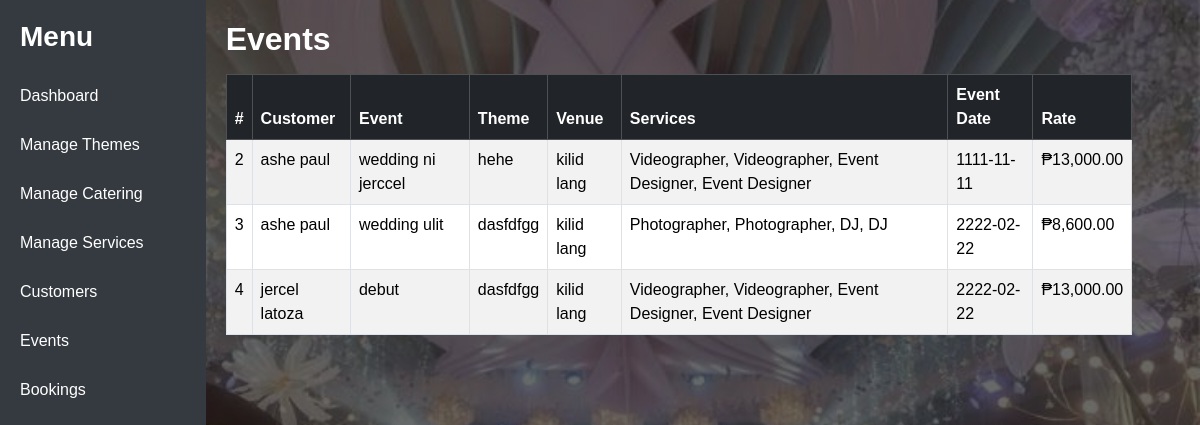
Page /php/events.php on the committed database.
### tables this page shows
CREATE TABLE `events` (
  `event_id` int(11) NOT NULL,
  `customer_id` int(11) NOT NULL,
  `event_name` varchar(100) NOT NULL,
  `event_date` date NOT NULL,
  `event_time` time NOT NULL,
  `venue_id` int(11) DEFAULT NULL,
  `theme_id` int(11) DEFAULT NULL,
  `status` enum('pending','confirmed','completed','cancelled') DEFAULT 'pending',
  `created_at` timestamp NOT NULL DEFAULT current_timestamp()
);

CREATE TABLE `users` (
  `user_id` int(11) NOT NULL,
  `full_name` varchar(100) NOT NULL,
  `email` varchar(100) NOT NULL,
  `password` varchar(255) NOT NULL,
  `role` enum('customer','admin','staff') NOT NULL,
  `contact_number` varchar(20) DEFAULT NULL,
  `created_at` timestamp NOT NULL DEFAULT current_timestamp(),
  `status` enum('active','inactive') DEFAULT 'active'
);

CREATE TABLE `themes` (
  `theme_id` int(11) NOT NULL,
  `theme_name` varchar(100) NOT NULL,
  `category` varchar(100) DEFAULT NULL,
  `description` text DEFAULT NULL,
  `price` decimal(10,2) NOT NULL
);

CREATE TABLE `venues` (
  `venue_id` int(11) NOT NULL,
  `venue_name` varchar(100) NOT NULL,
  `location` varchar(255) DEFAULT NULL,
  `capacity` int(11) DEFAULT NULL,
  `price` decimal(10,2) NOT NULL
);

### php/events.php (the view, shortened to what this page needs)
<?php
$conn = new PDO("mysql:host=localhost;dbname=event_management", "root", "");
$conn->setAttribute(PDO::ATTR_ERRMODE, PDO::ERRMODE_EXCEPTION);
$sql = "
    SELECT
    e.event_id,
    e.event_name,
    u.full_name AS customer,
    t.theme_name,
    v2.venue_name,
    e.event_date,
    GROUP_CONCAT(s.service_name SEPARATOR ', ') AS services,
    SUM(bd.rate) AS total_rate
    FROM events e
    JOIN users u ON e.customer_id = u.user_id
    LEFT JOIN themes t ON e.theme_id = t.theme_id
    LEFT JOIN venues v2 ON e.venue_id = v2.venue_id
    LEFT JOIN event_services es ON e.event_id = es.event_id
    LEFT JOIN services s ON es.service_id = s.service_id
    LEFT JOIN booking_details bd ON e.event_id = bd.event_id
    WHERE e.status = 'Confirmed'
    GROUP BY e.event_id
    ORDER BY e.event_date ASC;
";
$events = $conn->query($sql)->fetchAll(PDO::FETCH_ASSOC);
?>
<!DOCTYPE html>
<html lang="en">
<head>
    <link rel="stylesheet" href="../bootstrap/bootstrap.css">
</head>
<body>
    <div class="sidebar">
        <h3>Menu</h3>
        <a href="admin_dashboard.php">Dashboard</a>
        <a href="themes.php">Manage Themes</a>
        <a href="catering.php">Manage Catering</a>
        <a href="services.php">Manage Services</a>
        <a href="customers.php">Customers</a>
        <a href="events.php">Events</a>
        <a href="bookings.php">Bookings</a>
    </div>
    <div class="container">
        <h2>Events</h2>
        <table class="table table-striped table-bordered mt-3">
            <thead class="table-dark">
                <tr>
                    <th>#</th>
                    <th>Customer</th>
                    <th>Event</th>
                    <th>Theme</th>
                    <th>Venue</th>
                    <th>Services</th>
                    <th>Event Date</th>
                    <th>Rate</th>
                </tr>
            </thead>
            <tbody>
                <?php foreach($events as $event): ?>
                <tr>
                    <td><?= htmlspecialchars($event['event_id']) ?></td>
                    <td><?= htmlspecialchars($event['customer']) ?></td>
                    <td><?= htmlspecialchars($event['event_name']) ?></td>
                    <td><?= htmlspecialchars($event['theme_name'] ?? '-') ?></td>
                    <td><?= htmlspecialchars($event['venue_name'] ?? '-') ?></td>
                    <td><?= htmlspecialchars($event['services'] ?? '-') ?></td>
                    <td><?= htmlspecialchars($event['event_date']) ?></td>
                    <td>₱<?= number_format($event['total_rate'], 2) ?></td>
                </tr>
                <?php endforeach; ?>
            </tbody>
        </table>
    </div>
</body>
</html>

### php/events.php (style rules this page uses)
body { font-family: Arial; display: flex; background: linear-gradient(to left, rgba(6,6,6,0.6), rgba(6,6,6,0.6)), url('../img/hompage.jpeg') no-repeat center center; background-size: cover; }
.sidebar { width: 250px; background: #343a40; color: white; padding-top: 20px; height: 100vh; }
.sidebar h3 { color: white; padding-left: 20px; margin-bottom: 20px; font-weight: bolder; }
.sidebar a { display: block; color: white; padding: 10px 20px; margin-bottom: 5px; border-radius: 5px; text-decoration: none; }
.container { padding: 20px; }
.container h2 { color:white; font-weight:bolder; }
.table { width: 95%; }

### rows in the picture
events: event_id "2", customer.full_name "ashe paul", event_name "wedding ni jerccel", theme.theme_name "hehe", venue.venue_name "kilid lang", services "Videographer, Videographer, Event Designer, Event Designer", event_date "1111-11-11", total_rate "13,000.00"
events: event_id "3", customer.full_name "ashe paul", event_name "wedding ulit", theme.theme_name "dasfdfgg", venue.venue_name "kilid lang", services "Photographer, Photographer, DJ, DJ", event_date "2222-02-22", total_rate "8,600.00"
events: event_id "4", customer.full_name "jercel latoza", event_name "debut", theme.theme_name "dasfdfgg", venue.venue_name "kilid lang", services "Videographer, Videographer, Event Designer, Event Designer", event_date "2222-02-22", total_rate "13,000.00"
